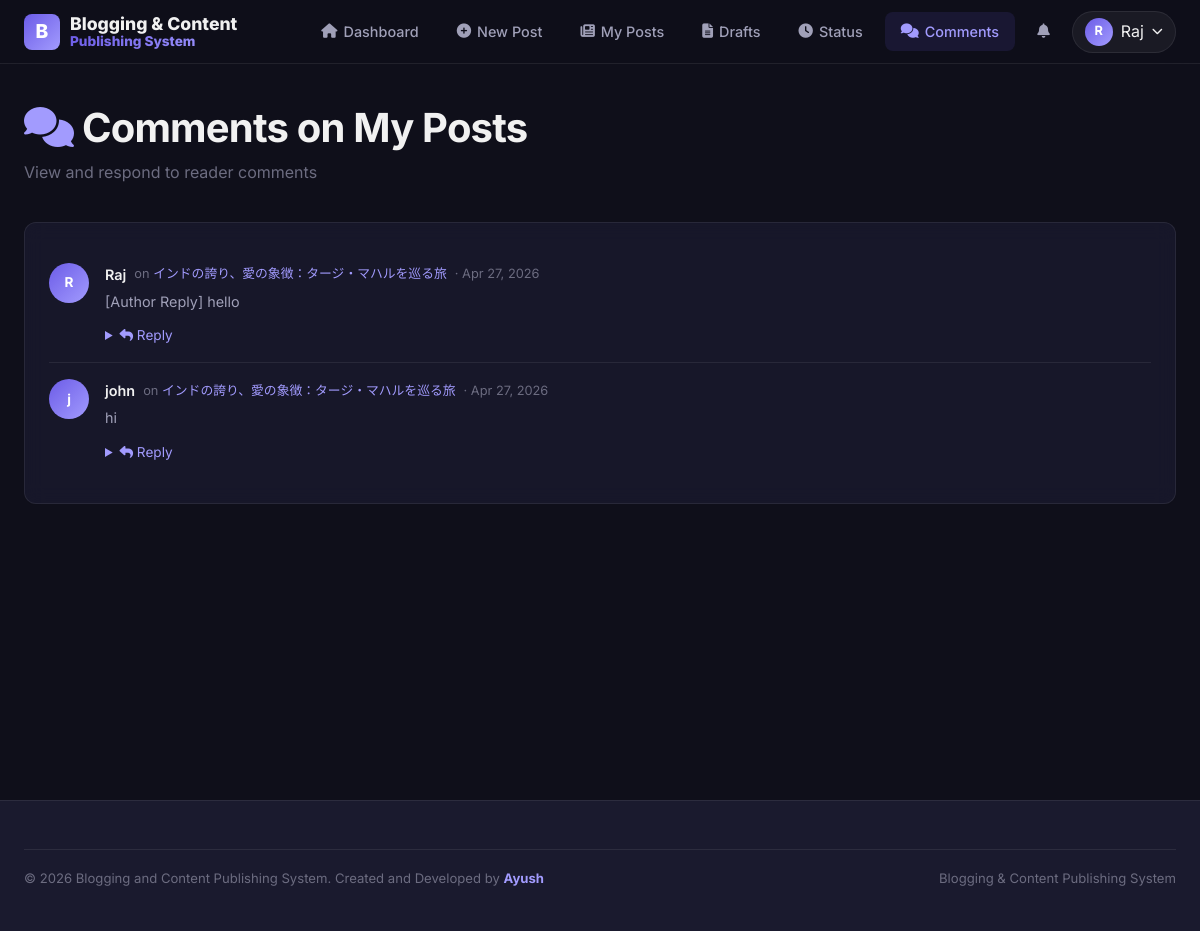
The app's page /author/comments/ (signed in) with its own data.
### reader/models.py (models this page shows, shortened)
class tbl_comments(models.Model):
    post_id = models.ForeignKey(tbl_posts, on_delete=models.CASCADE, related_name='comments')
    user_id = models.ForeignKey(tbl_user, on_delete=models.CASCADE, related_name='comments')
    parent_id = models.ForeignKey('self', on_delete=models.CASCADE, null=True, blank=True, related_name='replies')
    comment_text = models.TextField()
    status = models.BooleanField(default=True)
    created_at = models.DateTimeField(auto_now_add=True)
    class Meta:
        ordering = ['-created_at']

### accounts/models.py (models this page shows, shortened)
class tbl_user(models.Model):
    name = models.CharField(max_length=80)
    username = models.CharField(max_length=30, unique=True)
    email = models.EmailField(unique=True, max_length=60)
    password = models.CharField(max_length=128)
    role = models.CharField(max_length=20, default='reader',
                            choices=[('admin', 'Admin'), ('author', 'Author'), ('reader', 'Reader')])
    status = models.BooleanField(default=True)
    created_at = models.DateTimeField(auto_now_add=True)
    updated_at = models.DateTimeField(auto_now=True)

### author/models.py (models this page shows, shortened)
class tbl_posts(models.Model):
    author_id = models.ForeignKey(tbl_authors, on_delete=models.CASCADE, related_name='posts')
    category_id = models.ForeignKey(tbl_categories, on_delete=models.CASCADE, related_name='posts')
    title = models.CharField(max_length=200)
    content = models.TextField()
    excerpt = models.TextField(blank=True, default='', max_length=500)
    featured_image = models.ImageField(upload_to='posts/featured/', blank=True, null=True)
    status = models.BooleanField(default=False)  # False=Pending/Draft, True=Published
    is_submitted = models.BooleanField(default=False)  # True=Pending Review, False=Draft
    is_featured = models.BooleanField(default=False)
    created_at = models.DateTimeField(auto_now_add=True)
    updated_at = models.DateTimeField(auto_now=True)
    class Meta:
        ordering = ['-created_at']
        verbose_name_plural = "Posts"

### author/views.py (the view)
# urls.py: path('comments/', views.admin_comments, name='admin_comments'),
def comments(request):
    guard = require_author(request)
    if guard:
        return guard
    author = get_author(request)
    ctx = get_session_context(request)
    ctx.update({"zone": "author", "page": "comments"})
    if author:
        author_posts = tbl_posts.objects.filter(author_id=author)
        ctx["comments"] = tbl_comments.objects.filter(post_id__in=author_posts).order_by("-id")
    return render(request, "author/comments.html", ctx)

### author/views.py (called while the page is built)
def require_author(request):
    if not request.session.get('user_id'):
        return redirect('/accounts/login/')
    role = request.session.get('user_role', 'reader').lower()
    if role not in ['author', 'admin']:
        return redirect('/reader/')
    return None

def get_author(request):
    uid = request.session.get('user_id')
    if not uid:
        return None
    try:
        user = tbl_user.objects.get(id=uid)
        author = tbl_authors.objects.get(user_id=user)
        return author
    except (tbl_user.DoesNotExist, tbl_authors.DoesNotExist):
        return None

def get_session_context(request):
    uid = request.session.get('user_id')
    notif_count = 0
    if uid:
        notif_count = tbl_notifications.objects.filter(user_id__id=uid, is_read=False).count()
    return {
        'user_id': uid,
        'user_name': request.session.get('user_name', 'Guest'),
        'user_role': request.session.get('user_role', 'author'),
        'user_username': request.session.get('user_username', ''),
        'notif_count': notif_count,
    }

### templates/author/comments.html (shortened to what this page needs)
{% extends "author/base.html" %}
{% block content %}
<div class="page-header">
    <h1><i class="fas fa-comments" style="color:var(--primary-light);"></i> Comments on My Posts</h1>
    <p style="color:var(--text-muted);">View and respond to reader comments</p>
</div>
<div class="page-content">
    {% if comments %}
    <div class="card">
        {% for comment in comments %}
        <div class="comment-item">
            <div class="comment-avatar">{{ comment.user_id.name|first }}</div>
            <div class="comment-body">
                <div class="comment-header">
                    <span class="name">{{ comment.user_id.name }}</span>
                    <span class="date">on <a href="/reader/blog/{{ comment.post_id.id }}/">{{ comment.post_id.title|truncatechars:30 }}</a></span>
                    <span class="date">· {{ comment.created_at|date:"M d, Y" }}</span>
                </div>
                <p class="comment-text">{{ comment.comment_text }}</p>
                <details style="margin-top:8px;">
                    <summary style="cursor:pointer;color:var(--primary-light);font-size:0.85rem;"><i
                            class="fas fa-reply"></i> Reply</summary>
                </details>
            </div>
        </div>
        {% endfor %}
    </div>
    {% else %}
    <div class="empty-state">
        <div class="icon"><i class="fas fa-comments"></i></div>
        <h3>No comments yet</h3>
        <p>When readers comment on your posts, they'll appear here.</p>
    </div>
    {% endif %}
</div>
{% endblock %}

### static/css/style.css (style rules this page uses)
:root { --primary: #6C5CE7; --primary-light: #A29BFE; --primary-dark: #4A3DB8; --primary-glow: rgba(108, 92, 231, 0.3); --accent-pink: #FD79A8; --accent-cyan: #00CEC9; --accent-orange: #FDCB6E; --accent-green: #00B894; --accent-red: #FF6B6B; --bg-primary: #0F0F1A; --bg-secondary: #1A1A2E; --bg-tertiary: #16213E; --bg-card: rgba(26, 26, 46, 0.8); --bg-glass: rgba(255, 255, 255, 0.05); --bg-glass-hover: rgba(255, 255, 255, 0.08); --text-primary: #F1F1F1; --text-secondary: #A0A0B8; --text-muted: #6C6C80; --text-inverse: #0F0F1A; --border-color: rgba(255, 255, 255, 0.08); --border-hover: rgba(255, 255, 255, 0.15); --border-active: rgba(108, 92, 231, 0.5); --shadow-sm: 0 2px 8px rgba(0, 0, 0, 0.2); --shadow-md: 0 4px 16px rgba(0, 0, 0, 0.3); --shadow-lg: 0 8px 32px rgba(0, 0, 0, 0.4); --shadow-glow: 0 0 20px rgba(108, 92, 231, 0.2); --radius-sm: 8px; --radius-md: 12px; --radius-lg: 16px; --radius-xl: 24px; --radius-full: 9999px; --transition-fast: 0.15s ease; --transition-normal: 0.3s ease; --transition-slow: 0.5s ease; --gradient-primary: linear-gradient(135deg, #6C5CE7, #A29BFE); --gradient-hero: linear-gradient(135deg, #0F0F1A 0%, #1A1A2E 50%, #16213E 100%); --gradient-card: linear-gradient(145deg, rgba(26, 26, 46, 0.9), rgba(22, 33, 62, 0.6)); }
*, *::before, *::after { margin: 0; padding: 0; box-sizing: border-box; }
html { scroll-behavior: smooth; font-size: 16px; }
body { font-family: 'Inter', -apple-system, sans-serif; background: var(--bg-primary); color: var(--text-primary); line-height: 1.6; min-height: 100vh; overflow-x: hidden; -webkit-font-smoothing: antialiased; }
a { color: var(--primary-light); text-decoration: none; transition: color var(--transition-fast); }
h1, h2, h3, h4, h5, h6 { font-weight: 700; line-height: 1.2; color: var(--text-primary); }
h1 { font-size: 2.5rem; letter-spacing: -0.02em; }
p { color: var(--text-secondary); margin-bottom: 12px; }
.card { background: var(--bg-card); border: 1px solid var(--border-color); border-radius: var(--radius-md); padding: 24px; backdrop-filter: blur(10px); transition: all var(--transition-normal); }
.page-header { padding: 40px 0 24px; }
.page-header h1 { margin-bottom: 8px; }
.page-content { padding-bottom: 60px; }
.comment-item { display: flex; gap: 16px; padding: 16px 0; border-bottom: 1px solid var(--border-color); }
.comment-item:last-child { border-bottom: none; }
.comment-avatar { width: 40px; height: 40px; border-radius: 50%; background: var(--gradient-primary); display: flex; align-items: center; justify-content: center; font-weight: 700; color: white; flex-shrink: 0; font-size: 0.85rem; }
.comment-body { flex: 1; }
.comment-header { display: flex; align-items: center; gap: 8px; margin-bottom: 4px; }
.comment-header .name { font-weight: 600; font-size: 0.9rem; color: var(--text-primary); }
.comment-header .date { font-size: 0.8rem; color: var(--text-muted); }
.comment-text { font-size: 0.9rem; color: var(--text-secondary); line-height: 1.6; }

### records on screen
tbl_comments: user_id.name|first "R", user_id.name "Raj", post_id "インドの誇り、愛の象徴：タージ・マハルを巡る旅", created_at "Apr 27, 2026", comment_text "[Author Reply] hello"
tbl_comments: user_id.name|first "j", user_id.name "john", post_id "インドの誇り、愛の象徴：タージ・マハルを巡る旅", created_at "Apr 27, 2026", comment_text "hi"

### other values on screen
{{ user_name|first }} "R"
{{ user_name }} "Raj"
